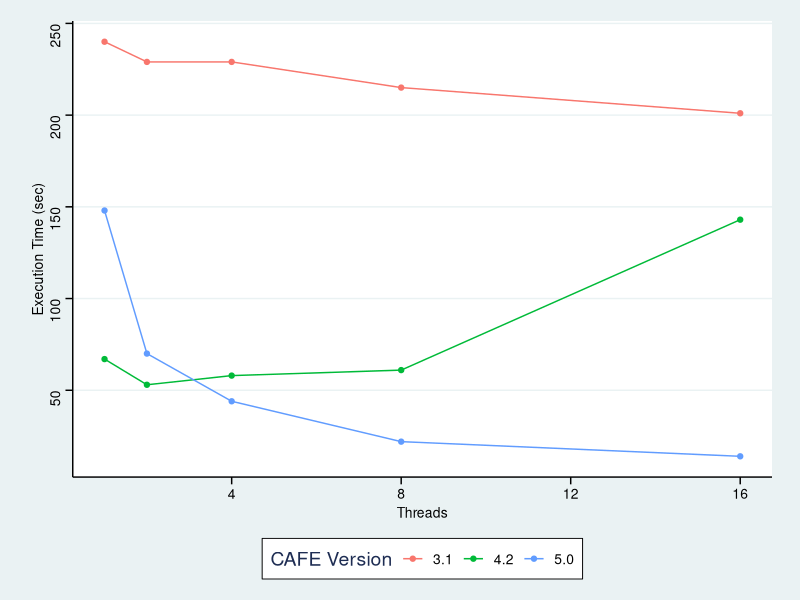
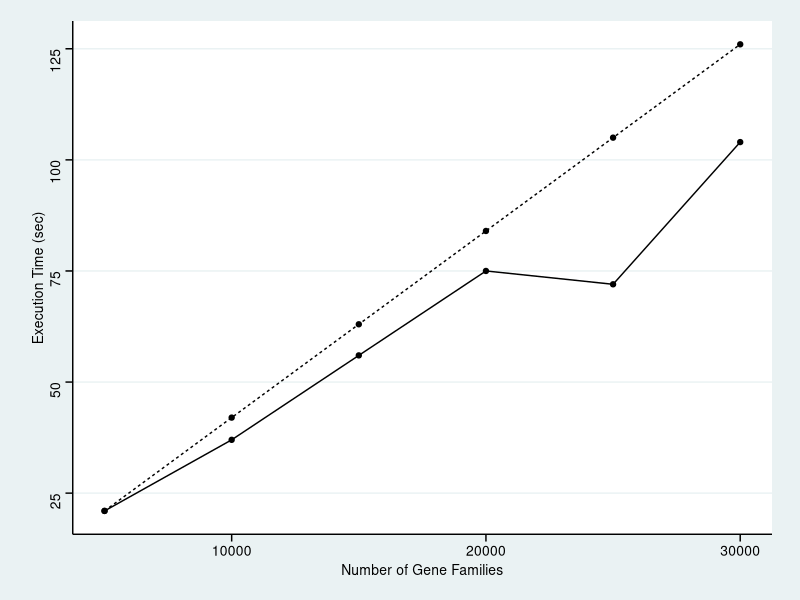
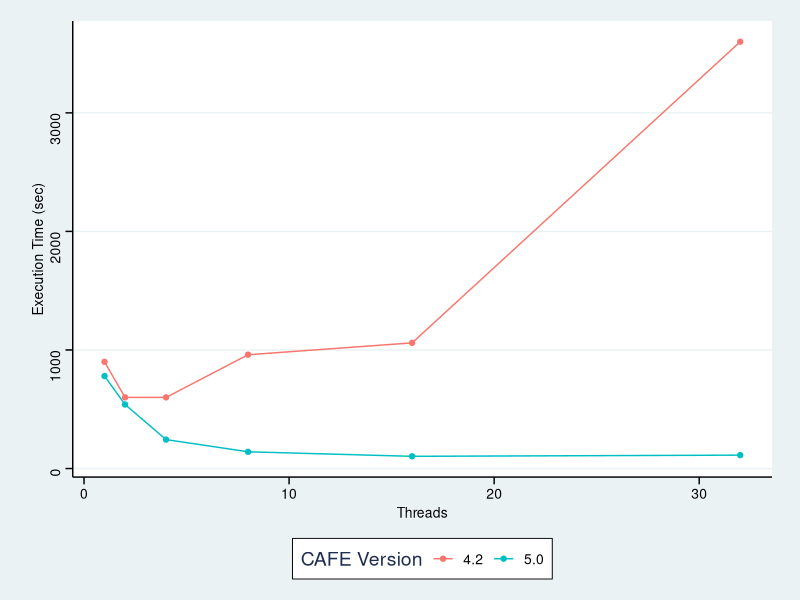

Here is the R script that generated these plots, in order:
library(ggplot2)
library(ggthemes)

setwd('~/ResearchGit/PaperWriting/PEARC20RSE/')
threadver <- read.csv("VersionsThreads.csv")
famsize <- read.csv("GeneFamilies.csv")
bigthreadver <- read.csv("BigThreadsVersion.csv")

threadplot <- ggplot(threadver, aes(Threads, Time, color = factor(Version))) + ylab("Execution Time (sec)") +
  geom_line() + geom_point() + scale_color_discrete(name = "CAFE Version", labels = c("3.1","4.2","5.0")) +
  theme_stata()

famplot <- ggplot(famsize, aes(Families, Time), group=factor(Linetype)) + ylab("Execution Time (sec)") + 
  xlab("Number of Gene Families") + geom_line(aes(linetype=factor(Linetype))) + geom_point() + 
  theme_stata() + guides(linetype = FALSE)

bigplot <- ggplot(bigthreadver, aes(Threads, Time, color = factor(Version))) + ylab("Execution Time (sec)") +
  geom_line() + geom_point() + scale_color_discrete(name = "CAFE Version", labels = c("4.2","5.0")) +
  theme_stata()

ggsave("VersionsThreads.png", plot = threadplot)
ggsave("GeneFamilies.png", plot = famplot)
ggsave("BigThreadsVersion.png", plot = bigplot)